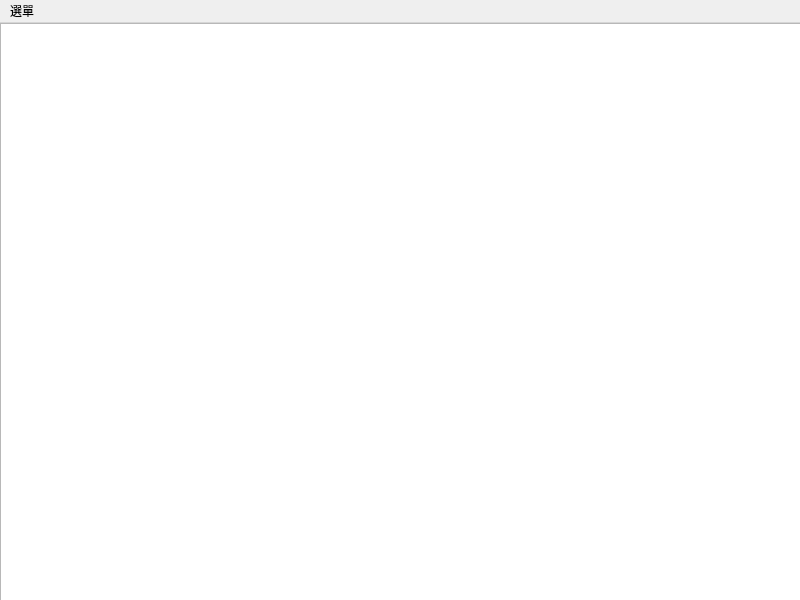
<?xml version="1.0" encoding="UTF-8"?>
<ui version="4.0">
 <class>MainWindow</class>
 <widget class="QMainWindow" name="MainWindow">
  <property name="geometry">
   <rect>
    <x>0</x>
    <y>0</y>
    <width>800</width>
    <height>600</height>
   </rect>
  </property>
  <property name="windowTitle">
   <string>踩地雷</string>
  </property>
  <property name="windowIcon">
   <iconset resource="image.qrc">
    <normaloff>:/mine.png</normaloff>:/mine.png</iconset>
  </property>
  <widget class="QWidget" name="centralwidget">
   <widget class="QGraphicsView" name="graphicsView">
    <property name="geometry">
     <rect>
      <x>0</x>
      <y>0</y>
      <width>811</width>
      <height>581</height>
     </rect>
    </property>
   </widget>
  </widget>
  <widget class="QMenuBar" name="menubar">
   <property name="geometry">
    <rect>
     <x>0</x>
     <y>0</y>
     <width>800</width>
     <height>24</height>
    </rect>
   </property>
   <widget class="QMenu" name="menu">
    <property name="title">
     <string>選單</string>
    </property>
    <widget class="QMenu" name="menu_2">
     <property name="title">
      <string>調整大小</string>
     </property>
     <addaction name="actionsize60"/>
     <addaction name="actionsize80"/>
     <addaction name="actionsize100"/>
     <addaction name="actionsize120"/>
     <addaction name="actionsize140"/>
    </widget>
    <addaction name="actioneasy"/>
    <addaction name="actionmiddle"/>
    <addaction name="actionhard"/>
    <addaction name="menu_2"/>
   </widget>
   <addaction name="menu"/>
  </widget>
  <action name="actioneasy">
   <property name="text">
    <string>簡單</string>
   </property>
  </action>
  <action name="actionmiddle">
   <property name="text">
    <string>中等</string>
   </property>
  </action>
  <action name="actionhard">
   <property name="text">
    <string>困難</string>
   </property>
  </action>
  <action name="actionsize60">
   <property name="text">
    <string>60%</string>
   </property>
  </action>
  <action name="actionsize80">
   <property name="text">
    <string>80%</string>
   </property>
  </action>
  <action name="actionsize100">
   <property name="text">
    <string>100%</string>
   </property>
  </action>
  <action name="actionsize120">
   <property name="text">
    <string>120%</string>
   </property>
  </action>
  <action name="actionsize140">
   <property name="text">
    <string>140%</string>
   </property>
  </action>
 </widget>
 <resources>
  <include location="image.qrc"/>
 </resources>
 <connections/>
</ui>
